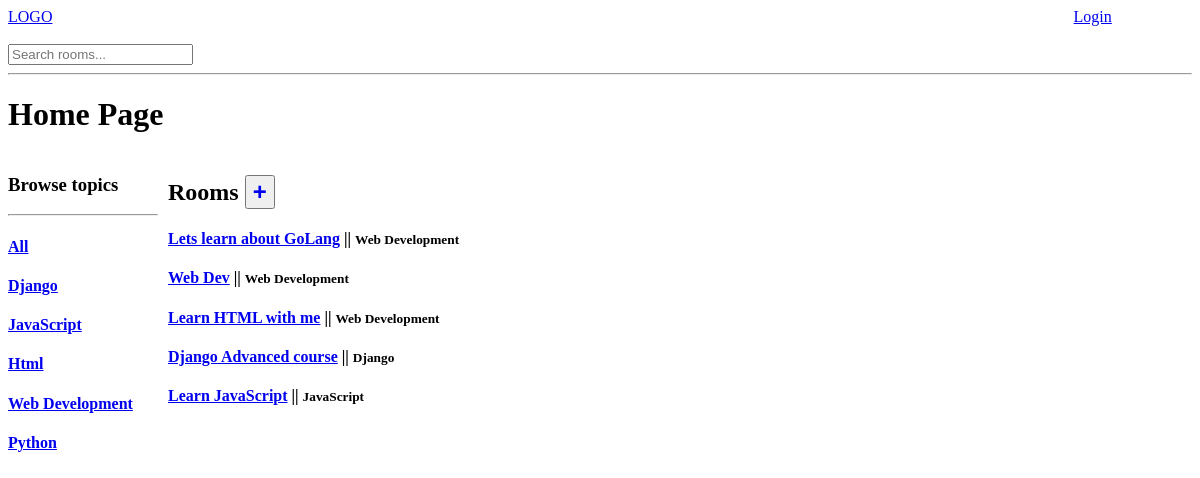
The page / on the database its author committed.
### base/models.py (models this page shows, shortened)
class Topic(models.Model):
    name = models.CharField(max_length=64)
    def __str__(self) -> str:
        return self.name

class Room(models.Model):
    host  = models.ForeignKey(User, on_delete = models.CASCADE)
    name = models.CharField(max_length=64)
    description = models.CharField(max_length=300, null=True, blank=True)
    topic = models.ForeignKey(to=Topic, on_delete=models.SET_NULL, null=True, blank=True)
    updated =models.DateTimeField(auto_now=True)
    created =models.DateTimeField(auto_now_add=True)
    class Meta:
        ordering = ['-created']

### base/views.py (the view)
# urls.py: path('', home, name='home'),
def home(request):
    query = request.GET.get('q')
    topics = Topic.objects.all()
    if query:
        rooms = Room.objects.filter(topic__name__icontains = query)
        return render(request, 'base/home.html', context={'rooms': rooms, 'topics': topics, 'query':query})
    else:
        rooms = Room.objects.all()
    return render(request, 'base/home.html', context={'rooms': rooms, 'topics': topics})

### base/templates/base/home.html (shortened to what this page needs)
{% extends 'main.html' %}
{% block content %}
<h1>Home Page</h1>
<div class="home-container">
    <div class="home-sidebar">
        <h3>Browse topics</h3>
        <hr>
        <h4><a href="{% url 'home' %}">All</a></h4>
        {% for topic in topics %}
            <h4><a href="{% url 'home' %}?q={{topic.name}}">{{topic.name}}</a></h4>
        {% endfor %}
    </div>
    <div class="home-main">
        <h2>Rooms <button style="padding: 5;"><a style="text-decoration: none; font-size: 24px; padding: 0;" href="/create-room"><b>&#43;</b></a></button></h2>
        <div>
            {% if rooms %}
            {% for room in rooms %}
            <h4>
                <a href="/room/{{room.id}}">{{room.name}}</a>
                {% if room.topic %}
                <span>||</span>
                <small>{{room.topic}}</small>
                {% endif %}
            </h4>
            {% endfor %}
            {% else %}
                <h4>-No rooms available-</h4>
            {% endif %}
        </div>
    </div>
</div>
{% endblock %}

### base/templates/base/home.html (style rules this page uses)
.home-container { display: grid; grid-template-columns: 1fr 7fr; column-gap: 10px; }
.home-sidebar { min-width: 150px; }

### rows shown on the page
Topic: name "Django"
Topic: name "JavaScript"
Topic: name "Html"
Topic: name "Web Development"
Topic: name "Python"
Room: name "Lets learn about GoLang", topic "Web Development"
Room: name "Web Dev", topic "Web Development"
Room: name "Learn HTML with me", topic "Web Development"
Room: name "Django Advanced course", topic "Django"
Room: name "Learn JavaScript", topic "JavaScript"
